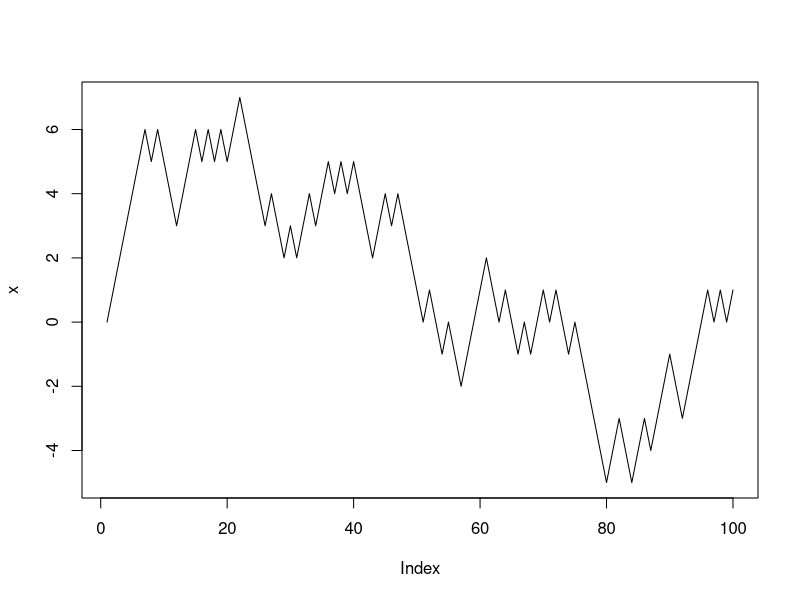

Here is the R script that generated this plot: (Note: this script raises an error after producing the figure.)
## ---- chunk 1
### Number of steps our random walk takes
number_steps <- 100

### Set up vector of results
x <- array(0, dim = number_steps)

for (i in 2:number_steps) {
  if (runif(1) < 0.5) {
    x[i] <- x[i - 1] - 1
  } # Move right
  else {
    x[i] <- x[i - 1] + 1
  } # Move left
}

# Let's take a peek at our result:

plot(x, type = "l")

print(mean(x)) # Where our average position was over the time interval
print(sd(x)) # Where our standard deviation was over the time interval
## ---- chunk 2
number_steps <- 200 # How long we run our random walk
number_realizations <- 20 # How many separate realizations we do

random_walk(number_steps, number_realizations)
## ---- chunk 3
number_steps <- 200
number_realizations <- 100

random_walk(number_steps, number_realizations)
## ---- chunk 4
random_walk(2000, 1000)
